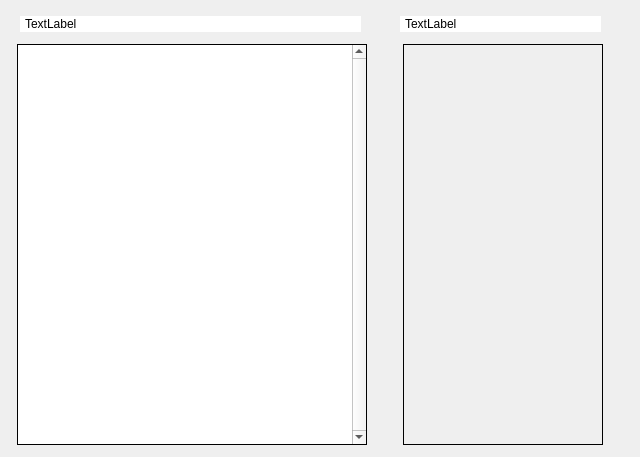
<?xml version="1.0" encoding="UTF-8"?>
<ui version="4.0">
 <class>ItemPanel</class>
 <widget class="QWidget" name="ItemPanel">
  <property name="geometry">
   <rect>
    <x>0</x>
    <y>0</y>
    <width>640</width>
    <height>457</height>
   </rect>
  </property>
  <property name="windowTitle">
   <string notr="true">Form</string>
  </property>
  <property name="styleSheet">
   <string notr="true">QLabel{
	background-color: white;
	padding: 2 2 2 2;
}</string>
  </property>
  <widget class="MyLabel" name="items_Text">
   <property name="geometry">
    <rect>
     <x>20</x>
     <y>16</y>
     <width>341</width>
     <height>16</height>
    </rect>
   </property>
   <property name="text">
    <string notr="true">TextLabel</string>
   </property>
  </widget>
  <widget class="QTableWidget" name="items_table">
   <property name="geometry">
    <rect>
     <x>17</x>
     <y>44</y>
     <width>350</width>
     <height>401</height>
    </rect>
   </property>
   <property name="frameShape">
    <enum>QFrame::Box</enum>
   </property>
   <property name="frameShadow">
    <enum>QFrame::Plain</enum>
   </property>
   <property name="verticalScrollBarPolicy">
    <enum>Qt::ScrollBarAlwaysOn</enum>
   </property>
   <property name="horizontalScrollBarPolicy">
    <enum>Qt::ScrollBarAlwaysOff</enum>
   </property>
   <property name="alternatingRowColors">
    <bool>true</bool>
   </property>
   <property name="selectionMode">
    <enum>QAbstractItemView::NoSelection</enum>
   </property>
   <property name="verticalScrollMode">
    <enum>QAbstractItemView::ScrollPerPixel</enum>
   </property>
   <property name="showGrid">
    <bool>false</bool>
   </property>
   <property name="wordWrap">
    <bool>false</bool>
   </property>
   <property name="columnCount">
    <number>4</number>
   </property>
   <attribute name="horizontalHeaderVisible">
    <bool>false</bool>
   </attribute>
   <attribute name="verticalHeaderVisible">
    <bool>false</bool>
   </attribute>
   <column/>
   <column/>
   <column/>
   <column/>
  </widget>
  <widget class="MyLabel" name="keyItems_Text">
   <property name="geometry">
    <rect>
     <x>400</x>
     <y>16</y>
     <width>201</width>
     <height>16</height>
    </rect>
   </property>
   <property name="text">
    <string notr="true">TextLabel</string>
   </property>
  </widget>
  <widget class="QListWidget" name="keyItems">
   <property name="geometry">
    <rect>
     <x>403</x>
     <y>44</y>
     <width>200</width>
     <height>401</height>
    </rect>
   </property>
   <property name="font">
    <font>
     <family>MS Sans Serif</family>
     <pointsize>8</pointsize>
    </font>
   </property>
   <property name="styleSheet">
    <string notr="true">QListWidget{background-color: rgba(255, 255, 255, 0);}
QListWidget::item{background-color: rgba(233, 233, 233, 220);}
QListWidget::item:selected{background-color: rgba(50, 150, 255, 220);}</string>
   </property>
   <property name="frameShape">
    <enum>QFrame::Box</enum>
   </property>
   <property name="frameShadow">
    <enum>QFrame::Plain</enum>
   </property>
   <property name="horizontalScrollBarPolicy">
    <enum>Qt::ScrollBarAlwaysOff</enum>
   </property>
  </widget>
 </widget>
 <customwidgets>
  <customwidget>
   <class>MyLabel</class>
   <extends>QLabel</extends>
   <header>MyLabel.hpp</header>
  </customwidget>
 </customwidgets>
 <resources/>
 <connections/>
</ui>
